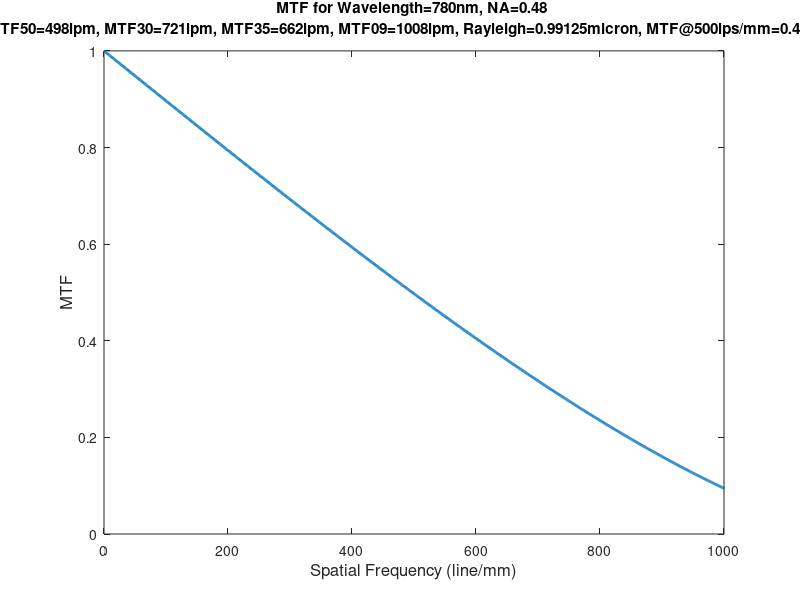

This figure's MATLAB source:
clf
clear all
%
NA=0.48;

f_Number=1/(2*NA);

Lambda=0.78;    %micron

f0=1/Lambda/f_Number;   %unit: 1/micron

Sampling_Resolution=0.45;

Sampling_Freq=1/Sampling_Resolution*1000;

Nyquist=Sampling_Freq/2;

f0_lpm=f0*1000;   %unit: 1/mm

f=0:3000;

MTF_dl=2/pi*(acos(f/f0_lpm)-f./f0_lpm.*(1-(f/f0_lpm).^2).^0.5);
MTF50=f(find(MTF_dl<0.5,1,'first'));
MTF30=f(find(MTF_dl<0.3,1,'first'));
MTF35=f(find(MTF_dl<0.35,1,'first'));
MTF09=f(find(MTF_dl<0.09,1,'first'));
MTFat500lpsm=MTF_dl(find(f>500,1,'first'))

Rayleigh=0.61*Lambda/NA;
h=plot(f,MTF_dl,'Linewidth',2);
hold on
%line([Nyquist Nyquist],get(hax,'XLim'),'LineWidth',2,'Color','green')
xlim([0 1000]);
ylim([0 1]);
xlabel('Spatial Frequency (line/mm)','FontSize',12);
ylabel('MTF','FontSize',12);
title(sprintf('MTF for Wavelength=%gnm, NA=%g \n(MTF50=%glpm, MTF30=%glpm, MTF35=%glpm, MTF09=%glpm, Rayleigh=%gmicron, MTF@500lps/mm=%g)',1000*Lambda,NA,MTF50,MTF30,MTF35,MTF09,Rayleigh,MTFat500lpsm))
hold off
saveas(h,sprintf('%gnm_NA%g.png',1000*Lambda,NA));